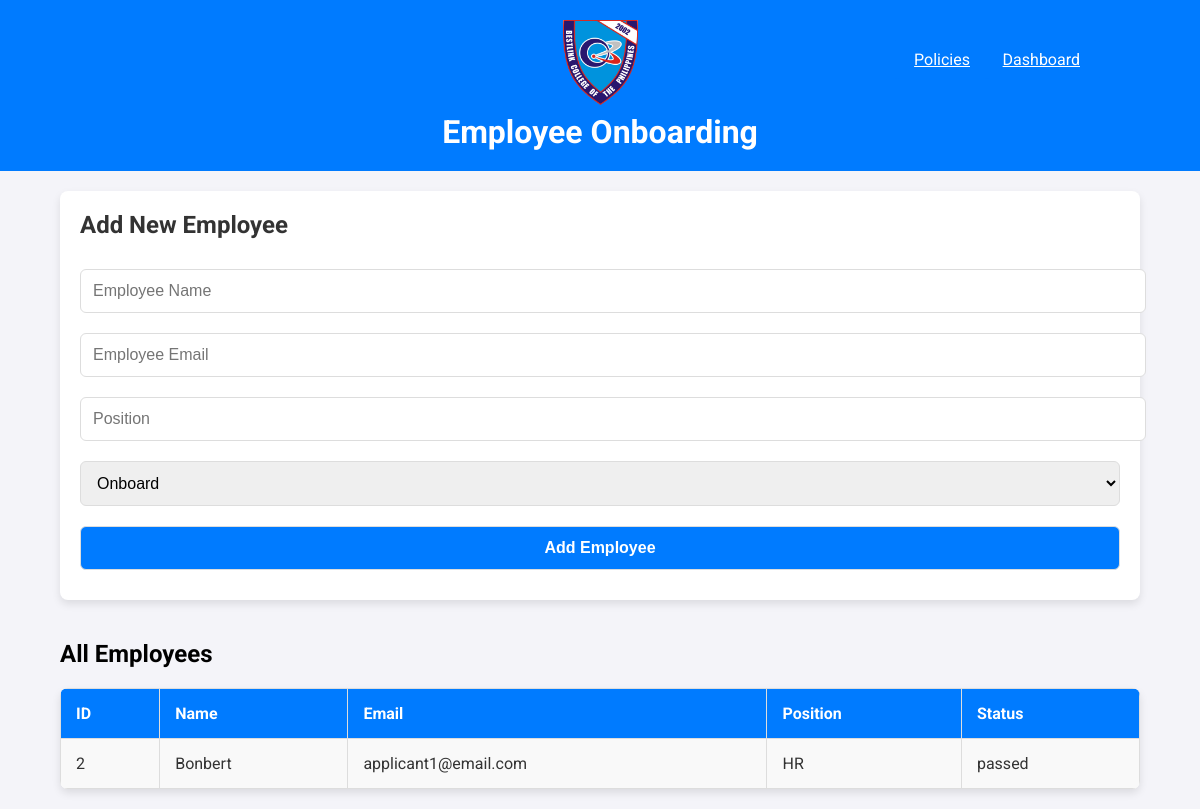
Page /management/employee-onboarding.php (signed in) on the committed database.
### tables this page shows
CREATE TABLE IF NOT EXISTS `employees` (
  `id` int NOT NULL AUTO_INCREMENT,
  `name` varchar(100) NOT NULL,
  `email` varchar(100) NOT NULL,
  `position` varchar(100) DEFAULT NULL,
  `status` enum('onboard','failed','passed') DEFAULT 'onboard',
  PRIMARY KEY (`id`),
  UNIQUE KEY `email` (`email`)
);

### management/employee-onboarding.php (the view, shortened to what this page needs)
<?php
$db = new DBConnection();
$conn = $db->connect();
$query = "SELECT * FROM employees";
$result = $conn->query($query);
?>
<!DOCTYPE html>
<html lang="en">
<head>
</head>
<body>
    <h1><insert>
    <div class="logo">
    <a href="dashboard.php">
        <img src="logo300.png" alt="Logo" width= "75" height="85">
    </a>
    </div>Employee Onboarding</h1>
    <div class="header-top-left">
    <a href="../dashboard.php" class="dashboard-button">Dashboard</a>
    </div>
    <div class="header-top-left">
        <a href="policies.html"class="policies-button">Policies</a>
    </div>
    <div class="container">
        <div class="form-container">
            <h2>Add New Employee</h2>
            <form action="employee-onboarding.php" method="POST">
                <input type="text" name="name" placeholder="Employee Name" required>
                <input type="email" name="email" placeholder="Employee Email" required>
                <input type="text" name="position" placeholder="Position" required>
                <select name="status" required>
                    <option value="onboard">Onboard</option>
                </select>
                <button type="submit">Add Employee</button>
            </form>
        </div>
        <h2>All Employees</h2>
        <table>
            <tr>
                <th>ID</th>
                <th>Name</th>
                <th>Email</th>
                <th>Position</th>
                <th>Status</th>
            </tr>
            <?php while ($row = $result->fetch_assoc()) : ?>
                <tr>
                    <td><?php echo $row['id']; ?></td>
                    <td><?php echo $row['name']; ?></td>
                    <td><?php echo $row['email']; ?></td>
                    <td><?php echo $row['position']; ?></td>
                    <td><?php echo $row['status']; ?></td>
                </tr>
            <?php endwhile; ?>
        </table>
    </div>
</body>
</html>

### management/employee-onboarding.php (style rules this page uses)
body { font-family: 'Roboto', sans-serif; margin: 0; padding: 0; background-color: #f4f4f9; }
h1 { background-color: #007bff; color: #fff; padding: 20px; margin: 0; text-align: center; }
.container { width: 90%; max-width: 1200px; margin: 20px auto; }
.form-container { background-color: #fff; padding: 20px; border-radius: 8px; box-shadow: 0 4px 8px rgba(0, 0, 0, 0.1); margin-bottom: 40px; }
.form-container h2 { margin-top: 0; margin-bottom: 20px; color: #333; }
form { display: flex; flex-direction: column; }
form input, form select, form button { width: 100%; padding: 12px; margin: 10px 0; border: 1px solid #ddd; border-radius: 6px; font-size: 1rem; }
button { background-color: #007bff; color: #fff; padding: 12px; border: none; border-radius: 6px; cursor: pointer; font-size: 1rem; font-weight: 600; transition: background-color 0.3s, transform 0.2s; }
table { width: 100%; border-collapse: collapse; margin-top: 20px; background-color: #fff; border-radius: 8px; overflow: hidden; box-shadow: 0 4px 8px rgba(0, 0, 0, 0.1); }
table th, table td { padding: 15px; border: 1px solid #ddd; text-align: left; font-size: 1rem; color: #333; }
table th { background-color: #007bff; color: white; }
table tr:nth-child(even) { background-color: #f9f9f9; }
.dashboard-button { display: flex; padding: 10px 20px; background-color: #007bff; color: white; border-radius: 5%; font-weight: normal; transition: background-color 0.3s; position: absolute; top: 40px; right: 100px; z-index: 1000; }
.policies-button { display: flex; padding: 10px 20px; background-color: #007bff; color: white; border-radius: 5%; font-weight: normal; transition: background-color 0.3s; position: absolute; top: 40px; right: 210px; z-index: 1000; }

### rows in the picture
employees: id "2", name "Bonbert", email "applicant1@email.com", position "HR", status "passed"
